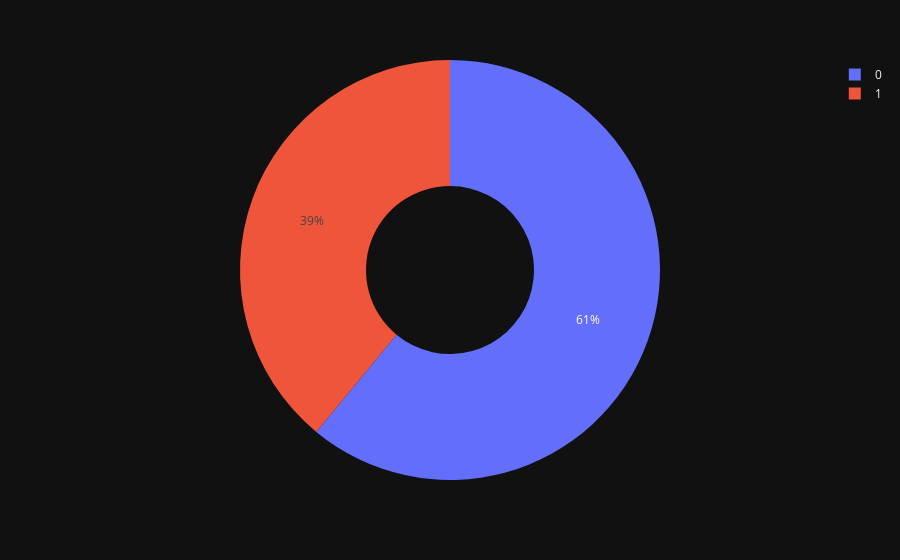

The cell this chart's notebook holds for it:
### Code cell
import plotly.express as px
fig = px.pie(df2,names ="Potability",hole = 0.4,template ="plotly_dark")
fig.show()

### Figure 1 — Plotly figure (JSON) as saved in the notebook; plotly's stock layout.template omitted (floating-point values rounded to 4 significant figures; data arrays with more than 128 entries replaced by an {"elided": "..."} marker saying what was removed)
{"data": [{"domain": {"x": [0, 1], "y": [0, 1]}, "hole": 0.4, "hovertemplate": "Potability=%{label}<extra></extra>", "labels": {"elided": "3276 int values"}, "legendgroup": "", "name": "", "showlegend": true, "type": "pie"}], "layout": {"legend": {"tracegroupgap": 0}, "margin": {"t": 60}}}
